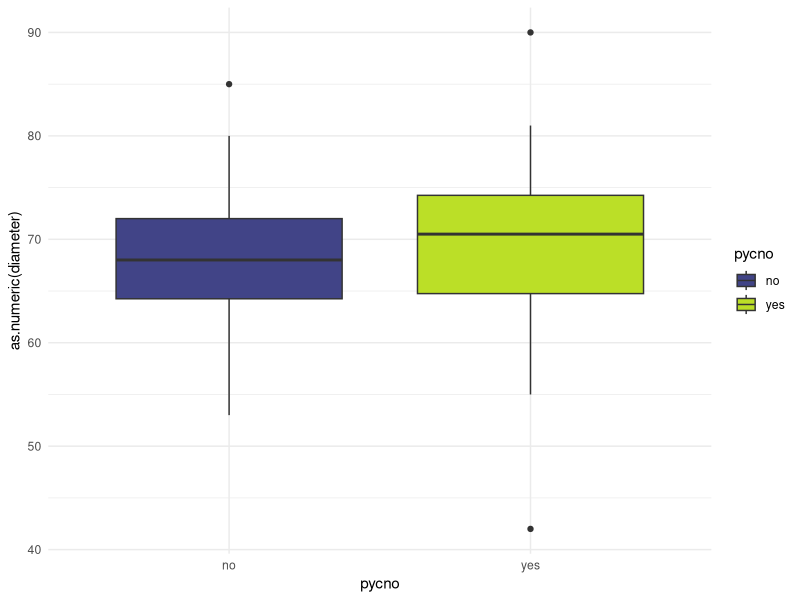
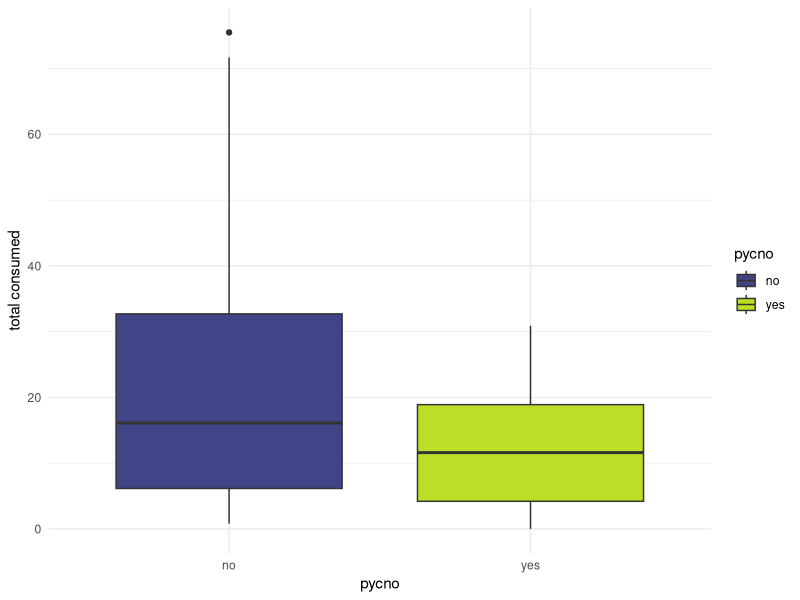
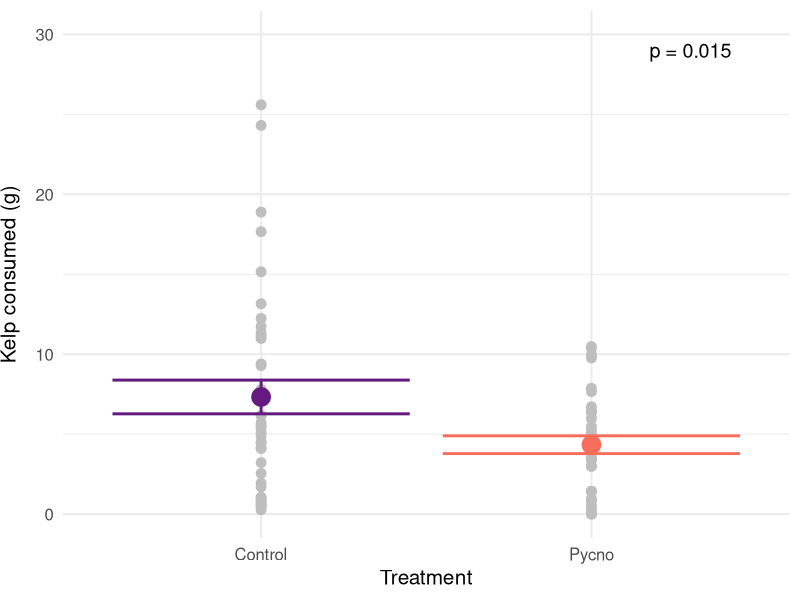
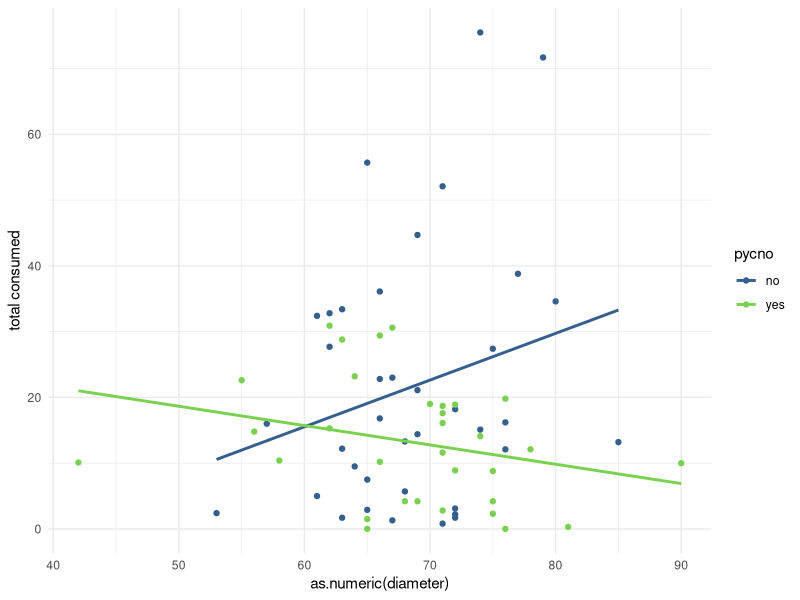
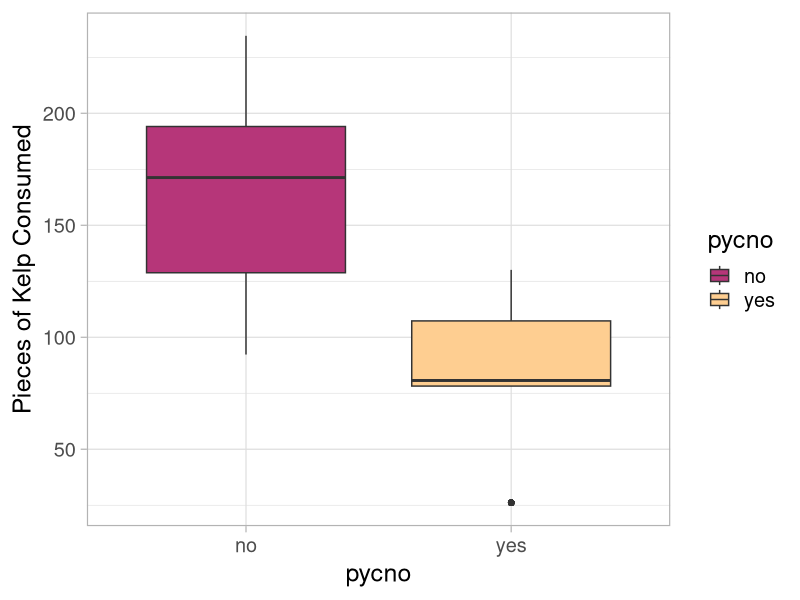
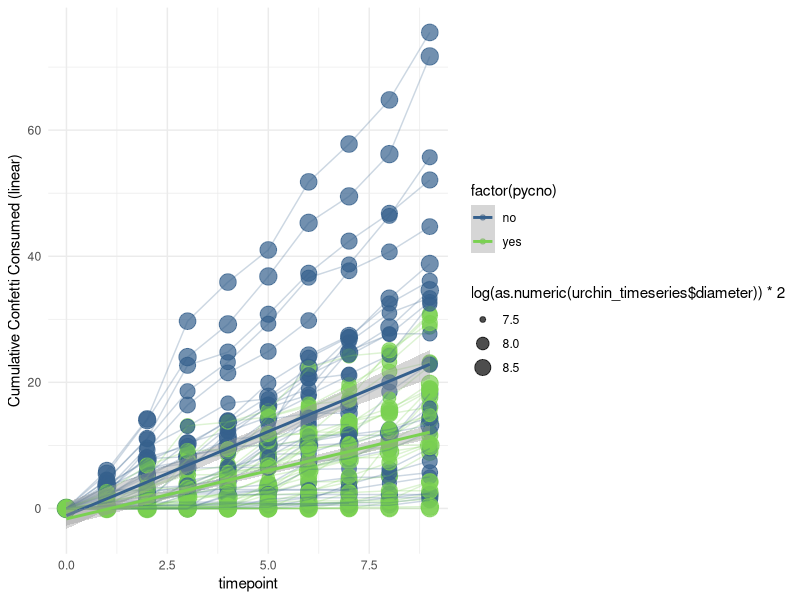

The R script that drew these images, in order: (Note: this script raises an error after producing the figures.)
#++++++++++++++++++++++++++++++++++++++++++++++++++++++++++++++++++++++++++++++++++
#                                                                                ##
# Urchin-Pycno fear feeding trials                                               ##
# Data are current as of 2020-09-18                                              ##
# Data source: Ross Whippo - UO/OIMB                                             ##
# R code prepared by Ross Whippo                                                 ##
# Last updated 2022-06-15                                                        ##
#                                                                                ##
#++++++++++++++++++++++++++++++++++++++++++++++++++++++++++++++++++++++++++++++++++

# SUMMARY:


# Required Files (check that script is loading latest version):
# urchin_fear_feeding_pycno-trial-1.csv

# Associated Scripts:
# NA

# TO DO

# split change in consumption analysis into first half/second half

# +++++++++++++++++++++++++++++++++++++++++++++++++++++++++++++++++++++++++++++++++
# TABLE OF CONTENTS                                                            ####
#                                                                                 +
# RECENT CHANGES TO SCRIPT                                                        +
# LOAD PACKAGES                                                                   +
# READ IN AND PREPARE DATA                                                        +
# MANIPULATE DATA                                                                 +
#                                                                                 +
#++++++++++++++++++++++++++++++++++++++++++++++++++++++++++++++++++++++++++++++++++

#++++++++++++++++++++++++++++++++++++++++++++++++++++++++++++++++++++++++++++++++++
# RECENT CHANGES TO SCRIPT                                                     ####
#++++++++++++++++++++++++++++++++++++++++++++++++++++++++++++++++++++++++++++++++++

# 2020-09-15 Script created
# 2022-06-15 Added change in consumption analysis
# 2022-10-12 Size by consumption

#++++++++++++++++++++++++++++++++++++++++++++++++++++++++++++++++++++++++++++++++++
# LOAD PACKAGES                                                                ####
#++++++++++++++++++++++++++++++++++++++++++++++++++++++++++++++++++++++++++++++++++

library(tidyverse)
library(viridis)
library(nlme)
library(lme4)
library(vegan)
library(ggpubr)
library(pscl) # zero inflated poisson models (zero consumption of confetti)
library(boot)
library(lmerTest)

#++++++++++++++++++++++++++++++++++++++++++++++++++++++++++++++++++++++++++++++++++
# READ IN AND PREPARE DATA                                                     ####
#++++++++++++++++++++++++++++++++++++++++++++++++++++++++++++++++++++++++++++++++++

urchin_fear_pycno <-
  read_csv('Data/2020/urchin_fear_feeding_pycno-trial-1.csv')
# dataset with bucket treatment removed:
#urchin_fear_pycno <- urchin_fear_pycno %>%
#  filter(treatment != 'bucket')


#++++++++++++++++++++++++++++++++++++++++++++++++++++++++++++++++++++++++++++++++++
# MANIPULATE DATA - VISUALIZATIONS                                             ####
#++++++++++++++++++++++++++++++++++++++++++++++++++++++++++++++++++++++++++++++++++

# mean confetti consumed across all urchins per treatment

# combine trial and bin to prevent combining urchins across trials
urchin_fear_pycno <-
  unite(urchin_fear_pycno,
        'ID',
        trial,
        bin,
        sep = "_",
        remove = FALSE)

per_urchin_consumed_total <- urchin_fear_pycno %>%
  group_by(trial, bin, tank, ID, pycno) %>%
  summarise(`total consumed` = sum(consumed)) %>%
  ungroup()



# urchin sizes
urchin_size <- urchin_fear_pycno %>%
  filter(timepoint == 0)
urchin_size$diameter <- as.numeric(urchin_size$diameter)
size_plot <- ggplot(
  urchin_size, aes(x = pycno, y = as.numeric(diameter), fill = pycno)) +
  geom_boxplot() +
  scale_fill_viridis(discrete = TRUE,
                     begin = 0.2,
                     end = 0.9) +
  theme_minimal(); size_plot

summary(urchin_size$diameter)
t.test(diameter ~ pycno, data = urchin_size)

# total consumed by each urchin across all trials

per_urchin_consumed_total %>%
  ggplot(aes(x = pycno, y = `total consumed`, fill = pycno)) +
  geom_boxplot() +
  scale_fill_viridis(discrete = TRUE, begin = 0.2, end = 0.9) +
  theme_minimal()


# FOR FHL TALK
# total consumed per urchin across all trials with standard error
per_urchin_consumed_total %>%
  mutate(`total consumed` = `total consumed` * 0.339) %>%
  mutate(Treatment = ifelse(pycno == 'yes', "Pycno", "Control")) %>%
  ggplot(aes(x = Treatment, y = `total consumed`, color = Treatment)) + 
  geom_point(col = "grey", size = 3) +
  scale_color_viridis(discrete = TRUE,
                      begin = 0.3,
                      end = 0.7,
                      option = "magma") +
  stat_summary(
    geom = "point",
    fun = "mean",
    size = 6,
    shape = 19
  ) +
  geom_errorbar(stat="summary", fun.data="mean_se", size = 1) +
  ylim(0, 30) +
  labs(y = "Kelp consumed (g)", x = "Treatment") +
  theme_minimal(base_size = 15) +
  theme(axis.title.y = element_text(vjust = 3)) +
  theme(legend.position = "none") +
  annotate("text", label = "p = 0.015", x = 2.3, y = 29, size = 5)



per_trial_pycno <- per_urchin_consumed_total %>%
  filter(pycno == "yes")
summary(per_trial_pycno$`total consumed`)
sd(per_trial_pycno$`total consumed`)

per_trial_empty <- per_urchin_consumed_total %>%
  filter(pycno == "no")
summary(per_trial_empty$`total consumed`)
sd(per_trial_empty$`total consumed`)

# amount consumed per timepoint
timepoint_consumed_plot <- ggplot(urchin_fear_pycno, aes(x = pycno, y = consumed, fill = pycno)) +
  geom_boxplot() +
  scale_fill_viridis(discrete = TRUE,
                     begin = 0.2,
                     end = 0.9) +
  theme_minimal()

per_timepoint_pycno <- urchin_fear_pycno %>%
  filter(pycno == "yes")
summary(per_timepoint_pycno$consumed)
sd(per_timepoint_pycno$consumed)

per_timepoint_empty <- urchin_fear_pycno %>%
  filter(pycno == "no")
summary(per_timepoint_empty$consumed)
sd(per_timepoint_empty$consumed)


urchin_timeseries <- urchin_fear_pycno %>%
  unite("datetime", date:time, sep = " ")

urchin_timeseries$datetime <-
  as.POSIXlt(urchin_timeseries$datetime)

timeseries_bar <- ggplot(urchin_timeseries, aes(
  x = as.POSIXct(datetime),
  y = consumed,
  fill = pycno
)) +
  geom_col() +
  scale_fill_viridis(discrete = TRUE,
                     begin = 0.2,
                     end = 0.9) +
  facet_wrap( ~ pycno)

# cumulative total consumed by trial

urchin_time <- urchin_timeseries %>%
  group_by(trial, pycno) %>%
  mutate(tot_consumed = sum(consumed))
  

# AMOUNT CONSUMED BY URCHIN SIZE

per_urchin_consumed_total_size <- urchin_fear_pycno %>%
  group_by(trial, bin, tank, ID, pycno, diameter) %>%
  summarise(`total consumed` = sum(consumed)) %>%
  ungroup()

ggplot(per_urchin_consumed_total_size, aes(x = as.numeric(diameter), y = `total consumed`, color = pycno)) +
  scale_color_viridis(discrete = TRUE, begin = 0.3, end = 0.8) +
  theme_minimal() +
  geom_point() +
  geom_smooth(method = "nls", formula = y ~ a * x + b, se = F,
              method.args = list(start = list(a = 0.1, b = 0.1)))





# TOTAL CONSUMED overall BOXPLOT
theme_set(theme_light(base_size = 18))


urchin_time %>%
    ggplot(aes(x = pycno, y = tot_consumed, fill = pycno)
  ) +
    geom_boxplot() +
    scale_fill_viridis(discrete = TRUE,
                       begin = 0.5,
                       end = 0.9,
                       option = "magma") +
    labs(y = "Pieces of Kelp Consumed")
  
urchin_time %>%
  group_by(pycno, trial) %>%
  summarise(total = sum(consumed)) %>%
  summarise(mean(total))
  
# ALGAE CONSUMED USING BIOMASS MEASUREMENTS CONFETTI WEIGHTS

# Algal consumption plots

# based on field notes from 2020-09-13 - confetti diameter = 21mm

# > pi*((2.1/2)^2)
# [1] 3.463606

confetti_weights <- read_csv("Data/2020/confetti_weights.csv", 
                             col_types = cols(trial = col_character()))
confetti_weights <- confetti_weights %>%
  rename("beforeafter" = "before-after")

# is weight different before and after? 
weightmix <- lme(weight_mg ~ beforeafter, random = ~1|trial/tank, data = confetti_weights)
summary(weightmix)
weightmix
anova(weightmix)


confetti_weights %>%
  filter(beforeafter == "before") %>%
  summarise(mean(weight_mg))

confetti_weights %>%
  filter(beforeafter == "after") %>%
  summarise(mean(weight_mg))

#  A tibble: 1 x 1
# `mean(weight_mg)`
# <dbl>
#   1              339.

# > 339/3.463606
# [1] 97.87487 mg per square cm
# each piece of confetti ~ 339mg or .339 g

mean(confetti_weights$weight_mg)

  
  
    
  per_exp_pycno <- urchin_time %>%
    select(-datetime) %>%
    filter(pycno == "yes")
  summary(per_exp_pycno$tot_consumed)
  sd(per_exp_pycno$tot_consumed)
  
  per_exp_empty <- urchin_time %>%
    select(-datetime) %>%
    filter(pycno == "no")
  summary(per_exp_empty$tot_consumed)
  sd(per_exp_pycno$tot_consumed)
  
  
  # change unknown diameters to 61
  
  urchin_timeseries$diameter <- urchin_timeseries$diameter %>%
    recode("nd" = "61")
  
  theme_set(theme_light(base_size = 18))
  
  ggplot(
    urchin_timeseries %>%
      group_by(pycno, ID) %>%
      mutate(cc = cumsum(consumed)),
    aes(
      x = timepoint, # as.POSIXct(datetime),
      y = cc,
      color = factor(pycno)
    )
  ) +
    scale_color_viridis(discrete = TRUE,
                        begin = 0.3,
                        end = 0.8) +
    geom_point(aes(size = log(as.numeric(
      urchin_timeseries$diameter
    )) * 2), alpha = 0.7) +
    geom_line(aes(group = ID), alpha = 0.25) +
    geom_smooth(method = "lm") +
    theme_minimal() +
    scale_y_continuous(name = "Cumulative Confetti Consumed (linear)")
  
  # with scaled time points
  urchin_timeseries$Hours <- urchin_timeseries$timepoint %>%
    recode(
      '0' = 0,
      '1' = 3,
      '2' = 9,
      '3' = 21,
      '4' = 27,
      '5' = 33,
      '6' = 45,
      '7' = 51,
      '8' = 57,
      '9' = 69
    )
  

  
  hour_line 

  
  
  
  
# THIS IS THE CUMULATIVE CONFETTI FIGURE:
theme_set(theme_light(base_size = 18))  
  
ggplot(
    urchin_timeseries %>%
      group_by(pycno, ID) %>%
      mutate(cc = cumsum(consumed)),
    aes(
      x = Hours, # as.POSIXct(datetime),
      y = cc,
      color = pycno
    )
  ) +
    scale_color_viridis(discrete = TRUE,
                        begin = 0.5,
                        end = 0.9,
                        option = "magma") +
    geom_point(size = 5) +
    geom_line(aes(group = ID), alpha = 0.25) +
    geom_smooth(method = "lm", size = 2) +
    scale_y_continuous(name = "Pieces of Kelp Consumed")

# cumulative confetti with mean per time point

# FOR FHL TALK

urchin_timeseries %>%
  group_by(pycno, ID) %>%
  mutate(cc = cumsum(consumed) * 0.339) %>%
  mutate(Treatment = ifelse(pycno == 'yes', "Pycno", "Control")) %>%
  ggplot(aes(x = Hours, y = cc, color = Treatment)) +
  scale_color_viridis(discrete = TRUE,
                      begin = 0.3,
                      end = 0.7,
                      option = "magma") +
  geom_line(aes(group = ID), alpha = 0.25, lwd = 1) +
  stat_summary(
    geom = "point",
    fun = "mean",
    size = 4,
    shape = 19
  ) +
  geom_errorbar(stat="summary", fun.data="mean_se", size = 1) +
  scale_y_continuous(name = "Amount of kelp consumed (g)") + 
  theme_minimal(base_size = 15) +
  theme(legend.position = "top") 

# new timeseries using slope and talk aesthetics

label1 <- paste("R^2 == ", round(summary(mod_2)$r.squared,3))

urchin_timeseries %>%
  group_by(pycno, ID) %>%
  mutate(cc = cumsum(consumed) * 0.339) %>%
  mutate(Treatment = ifelse(pycno == 'yes', "Pycno", "Control")) %>%
  ggplot(aes(x = Hours, y = cc, color = Treatment)) +
  scale_color_viridis(discrete = TRUE,
                      begin = 0.3,
                      end = 0.7,
                      option = "magma") +
  geom_line(aes(group = ID), alpha = 0.15) +
  geom_point(size = 2, position = "jitter", alpha = 0.15) +
  geom_smooth(method = "lm", size = 2) +
  scale_y_continuous(name = "Kelp consumed (g)") + 
  theme_minimal(base_size = 15) +
  theme(legend.position = "top") +
  annotate("text", label = label1, x = 10, y = 25, size = 5, parse = TRUE)

urchin_timeseries_lm <- urchin_timeseries%>%
  group_by(pycno, ID) %>%
  mutate(cc = cumsum(consumed) * 0.339) %>%
  mutate(Treatment = ifelse(pycno == 'yes', "Pycno", "Control")) 
  
# a model based on this data:

mod_1 <- lm(`total consumed` ~ pycno, data = per_urchin_consumed_total)
summary(mod_1)
mod_1

t.test(`total consumed` ~ pycno, data = per_urchin_consumed_total)





###### WSN STATS using lmerTest for repeated measures and p values


# repeated measures
# need to create dataset with cumulative consumption at each timepoint per urchin
cum_per_urchin <- urchin_fear_pycno %>%
  mutate(Treatment = ifelse(pycno == 'yes', "Pycno", "Control")) %>%
  group_by(ID) %>%
  mutate("Cumulative Consumption" = cumsum(consumed)) %>%
  mutate(ID = as.factor(ID),
         tank = as.factor(tank),
         pycno = as.factor(pycno)) %>%
  ungroup()
# remove timepoint zero
cum_nozero <- cum_per_urchin %>%
  filter(timepoint != 0)
str(cum_nozero)
cum_nozero <- cum_nozero %>%
  mutate(Cumulative = `Cumulative Consumption`)
cum_nozero <- cum_nozero %>%
    mutate(non_zero = ifelse(Cumulative > 0, 1, 0))


100*sum(cum_nozero$non_zero == 0)/nrow(cum_nozero)

sum(cum_nozero$non_zero != 0)
max(cum_nozero$Cumulative)

 # check for normal response
ggplot(cum_nozero, aes(Cumulative)) + geom_histogram(bins = 145) # data are right skewed (need ZIP model)
# cube root the consumption
cum_nozero$`Cumulative Consumption` <- (1 + cum_nozero$`Cumulative Consumption`)^(1/3)


summary(lmer(Cumulative ~ pycno + timepoint + (1 + timepoint | ID), data=cum_nozero))













# This finds the correlation coefficient 1 and -1 = strong relationship
coefficient <- cor.test(urchin_timeseries_lm$cc, urchin_timeseries_lm$Hours)
coefficient$estimate

# look for outliers
urchin_timeseries_lm %>%
  ggplot(aes(cc, pycno)) +
  geom_boxplot()

mod_2 <- lm(`cc` ~ pycno, data = urchin_timeseries_lm)
summary(mod_2)


  # mean number of confetti consumed per time point per treatment

theme_set(theme_light(base_size = 18))    

ggplot(urchin_timeseries, aes(x = pycno, y = consumed, fill = pycno)) +
    scale_fill_viridis(discrete = TRUE,
                       begin = 0.5,
                       end = 0.9,
                       option = "magma") +
    geom_boxplot() +
    facet_grid(. ~ hours) +
  scale_y_continuous(name = "Pieces of Kelp Consumed") +
  theme(axis.text.x=element_blank())
  
  
  
  # total confetti eaten per treatment
  urchin_fear_pycno %>%
    group_by(treatment) %>%
    summarise(sum(consumed))
  
  # total confetti eaten per urchin per treatment and plot
  perurchin <- urchin_fear_pycno %>%
    group_by(pycno, ID) %>%
    summarise(total = sum(consumed))
  
  theme_set(theme_light(base_size = 18))
  
  # function to make SE in boxplot
  MinMeanSEMMax <- function(x) {
    v <- c(min(x), mean(x) - sd(x)/sqrt(length(x)), mean(x), mean(x) + sd(x)/sqrt(length(x)), max(x))
    names(v) <- c("ymin", "lower", "middle", "upper", "ymax")
    v
  }
  
  
  
 perurchin %>%
    ggplot(aes(x = pycno, y = total*341, fill = pycno)
    ) +
   stat_summary(fun.data=MinMeanSEMMax, geom="boxplot") + 
    scale_fill_viridis(discrete = TRUE,
                       begin = 0.5,
                       end = 0.9,
                       option = "magma") +
    labs(y = "Estimated Kelp Consumed (mg)")
  
# calculating total change in consumption across trials
  timepoint_consumption_change <- urchin_fear_pycno %>%
    group_by(ID, pycno) %>%
    summarise(change = diff(consumed))      
# average change per treatment
  timepoint_consumption_change %>%
    group_by(pycno) %>%
    summarise(mean_change = mean(change))

# t.test for mean increase in consumption across timepoints by treatment
  t.test(change ~ pycno, data = timepoint_consumption_change)
  
  
  
  
  
  # DUMMY DATA
ID <- c(rep("A",7), rep("B", 7))
timepoint <- c(rep(seq(from = 0, to = 6),2))
set.seed(1234)
consumed <- sample.int(n = 6,
                       size = 14,
                       replace = TRUE)
df <- tibble(ID, timepoint, consumed)
df[1,3] <- 0
df[8,3] <- 0    
df    

df %>%
  group_by(ID) %>%
  summarise(diff(consumed))
  
    
    
    
    
  
  
  
  
  
  
  
  
#++++++++++++++++++++++++++++++++++++++++++++++++++++++++++++++++++++++++++++++++++
  # MANIPULATE DATA - STATS                                                      ####
  #++++++++++++++++++++++++++++++++++++++++++++++++++++++++++++++++++++++++++++++++++
  
  urchin_fear_mix_data <- urchin_fear_pycno %>%
    filter(timepoint != '0')
  
  # is total amount of confetti consumed per trial different between groups?
  t.test(`total consumed` ~ pycno, data = per_urchin_consumed_total)
  
  # is amount of confetti consumed per time point different between groups (w/size)?
  mix_1 <-
    lme(consumed ~ pycno, # + diameter,
        random = ~ timepoint | ID,
        data = urchin_fear_mix_data)
  mix_1
  anova(mix_1)
  
  # calculate slopes of consumption
  urchin_vals <-  urchin_timeseries %>%
    group_by(pycno, ID) %>%
    mutate(cc = cumsum(consumed))
  
  
  ############### COLLATED FIGURES
  
  Figure_1 <- ggarrange(size_plot, timepoint_consumed_plot, total_consumed_plot, total_box,
                           labels = c("A", "B", "C", "D"),
                           ncol = 2, nrow = 2,
                           common.legend = TRUE, legend = "right")
  annotate_figure(Figure_1, bottom = text_grob("Figure 1: Calcuated A) urchin test diameter across all trials, B) kelp 'confetti' consumed per urchin per timepoint, \n C) total kelp 'confetti' consumed per urchin across each trial, and D) total kelp 'confetti' consumed across all trials.", size = 10))
  # 
  
  ####
  #<<<<<<<<<<<<<<<<<<<<<<<<<<END OF SCRIPT>>>>>>>>>>>>>>>>>>>>>>>>#

# SCRATCH PAD ####


  # combine trial and bin to prevent combining urchins across trials
  urchin_fear_pycno <-
    unite(urchin_fear_pycno,
          'ID',
          trial,
          bin,
          sep = "_",
          remove = FALSE)
  
         
